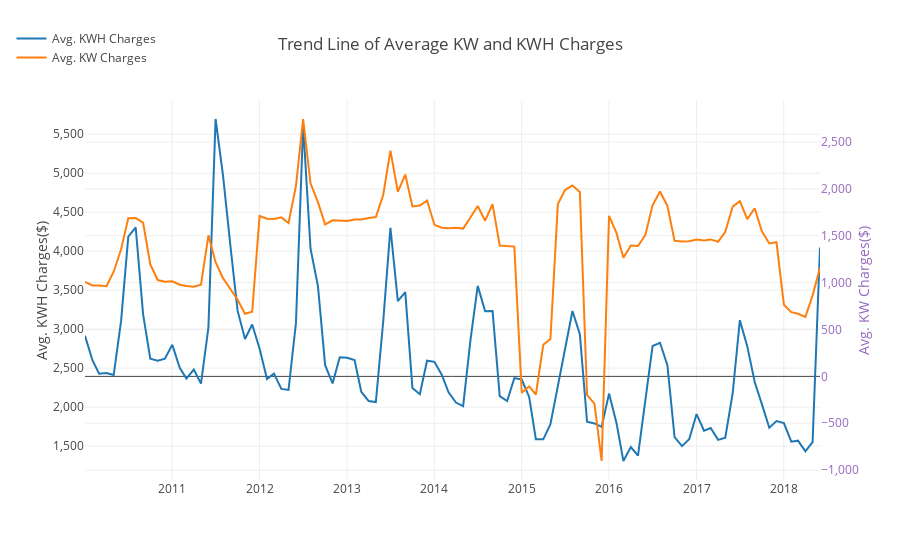

Notebook code cell kept with this figure:
### Markdown cell above
#### Trend Line of Average KW and KWH Charges

### Code cell
# Create a trace

# Create traces
trace1 = go.Scatter(
    x = temp.Revenue_Month,
    y = temp.KWH_Charges,
#     mode = 'lines',
    name = 'Avg. KWH Charges'
)
trace2 = go.Scatter(
    x = temp.Revenue_Month,
    y = temp.KW_Charges,
#     mode = 'lines+markers',
    name = 'Avg. KW Charges', 
    yaxis='y2'
)

data = [trace1, trace2]

layout = go.Layout(
    title='Trend Line of Average KW and KWH Charges',
    yaxis=dict(
        title='Avg. KWH Charges($)',
        tickformat=","
    ),
    yaxis2=dict(
        title='Avg. KW Charges($)',
        titlefont=dict(
            color='rgb(148, 103, 189)'
        ),
        tickfont=dict(
            color='rgb(148, 103, 189)'
        ),
        tickformat=",",
        overlaying='y',
        side='right'
    ),
    legend=dict(x=-.1, y=1.2)
)
fig = go.Figure(data=data, layout=layout)
iplot(fig)
